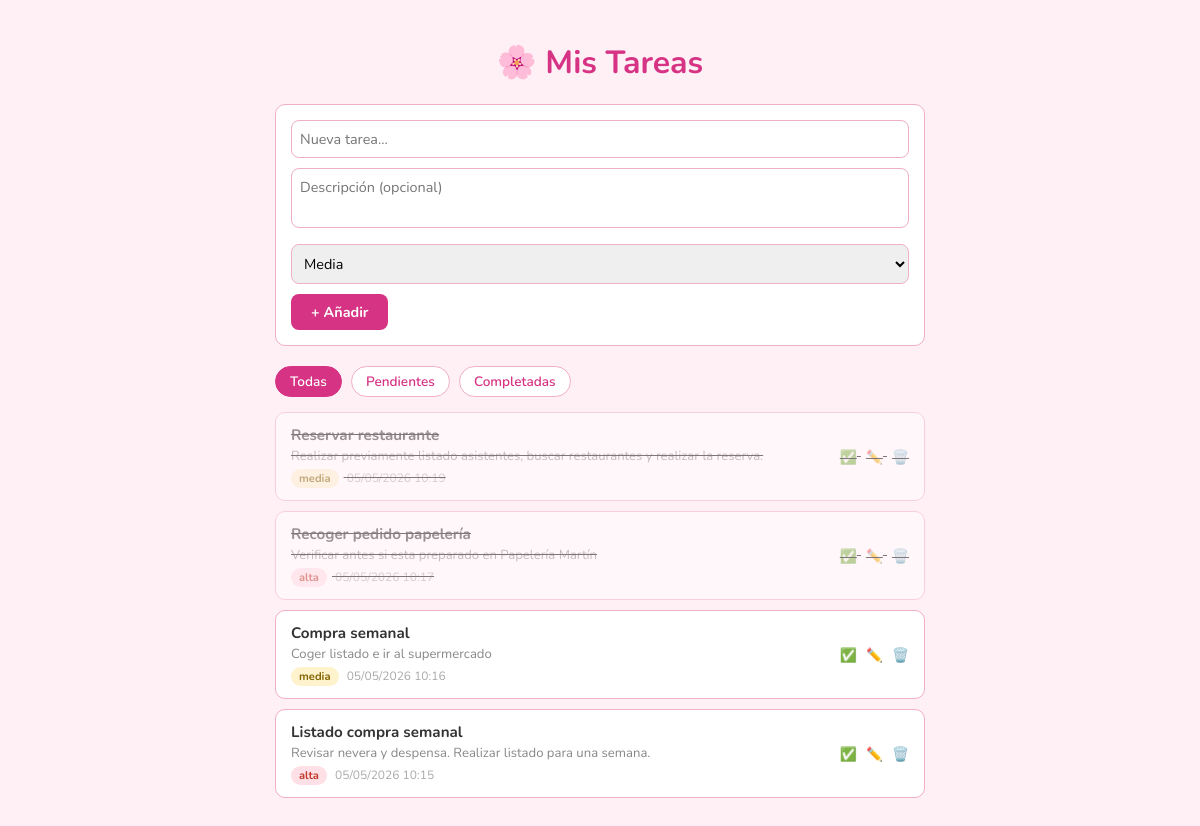
The page / on the database its author committed.
### tables this page shows
CREATE TABLE tareas (
            id INTEGER PRIMARY KEY AUTOINCREMENT,
            titulo TEXT NOT NULL,
            descripcion TEXT,
            prioridad TEXT DEFAULT 'media',
            completada INTEGER DEFAULT 0,
            fecha_creacion TEXT NOT NULL
        );

### app.py (the view)
@app.route("/")
def index():
    filtro = request.args.get("filtro", "todas")
    conn = get_db()
    if filtro == "pendientes":
        tareas = conn.execute("SELECT * FROM tareas WHERE completada = 0 ORDER BY fecha_creacion DESC").fetchall()
    elif filtro == "completadas":
        tareas = conn.execute("SELECT * FROM tareas WHERE completada = 1 ORDER BY fecha_creacion DESC").fetchall()
    else:
        tareas = conn.execute("SELECT * FROM tareas ORDER BY fecha_creacion DESC").fetchall()
    total = conn.execute("SELECT COUNT(*) FROM tareas").fetchone()[0]
    completadas = conn.execute("SELECT COUNT(*) FROM tareas WHERE completada = 1").fetchone()[0]
    conn.close()
    return render_template("index.html", tareas=tareas, filtro=filtro, total=total, completadas=completadas)

### app.py (called while the page is built)
def get_db():
    conn = sqlite3.connect(DB_PATH)
    conn.row_factory = sqlite3.Row
    return conn

### templates/index.html (shortened to what this page needs)
<!DOCTYPE html>
<html lang="es">
<head>
</head>
<body>
  <div class="contenedor">
    <h1>🌸 Mis Tareas</h1>
    <div class="form-nueva">
      <form action="/nueva" method="POST">
        <input type="text" name="titulo" placeholder="Nueva tarea..." required>
        <textarea name="descripcion" placeholder="Descripción (opcional)"></textarea>
        <select name="prioridad">
          <option value="media" selected>Media</option>
        </select>
        <button class="btn-añadir" type="submit">+ Añadir</button>
      </form>
    </div>
    <div class="filtros">
      <a href="/?filtro=todas"       class="{% if filtro == 'todas' %}activo{% endif %}">Todas</a>
      <a href="/?filtro=pendientes"  class="{% if filtro == 'pendientes' %}activo{% endif %}">Pendientes</a>
      <a href="/?filtro=completadas" class="{% if filtro == 'completadas' %}activo{% endif %}">Completadas</a>
    </div>
    {% if tareas %}
      {% for tarea in tareas %}
      <div class="tarea {% if tarea.completada %}completada{% endif %}">
        <div class="tarea-info">
          <div class="tarea-titulo">{{ tarea.titulo }}</div>
          {% if tarea.descripcion %}
          <div class="tarea-desc">{{ tarea.descripcion }}</div>
          {% endif %}
          <div class="tarea-meta">
            <span class="badge badge-{{ tarea.prioridad }}">{{ tarea.prioridad }}</span>
            {{ tarea.fecha_creacion }}
          </div>
        </div>
        <div class="acciones">
          <a href="/completar/{{ tarea.id }}">✅</a>
          <a href="/editar/{{ tarea.id }}">✏️</a>
          <a href="/eliminar/{{ tarea.id }}" onclick="return confirm('¿Eliminar esta tarea?')">🗑️</a>
        </div>
      </div>
      {% endfor %}
    {% else %}
      <p class="sin-tareas">No hay tareas aquí todavía.</p>
    {% endif %}
  </div>
</body>
</html>

### templates/index.html (style rules this page uses)
body { font-family: 'Nunito', sans-serif; background-color: #fff0f6; margin: 0; padding: 20px; }
h1 { text-align: center; color: #d63384; font-size: 2rem; margin-bottom: 20px; }
.contenedor { max-width: 650px; margin: 0 auto; }
.form-nueva { background-color: white; padding: 15px; border-radius: 10px; margin-bottom: 20px; border: 1px solid #f1afc6; }
.form-nueva input[type="text"], .form-nueva textarea, .form-nueva select { width: 100%; padding: 8px; margin-bottom: 10px; border: 1px solid #f1afc6; border-radius: 8px; font-family: 'Nunito', sans-serif; font-size: 0.9rem; box-sizing: border-box; }
.form-nueva textarea { height: 60px; resize: none; }
.btn-añadir { background-color: #d63384; color: white; border: none; padding: 8px 20px; border-radius: 8px; font-family: 'Nunito', sans-serif; font-size: 0.9rem; font-weight: 700; cursor: pointer; }
.filtros { margin-bottom: 15px; }
.filtros a { display: inline-block; padding: 5px 14px; margin-right: 5px; border-radius: 20px; text-decoration: none; font-size: 0.85rem; font-weight: 600; color: #d63384; border: 1px solid #f1afc6; background-color: white; }
.filtros a.activo { background-color: #d63384; color: white; border-color: #d63384; }
.tarea { background-color: white; border: 1px solid #f1afc6; border-radius: 10px; padding: 12px 15px; margin-bottom: 10px; display: flex; align-items: center; gap: 10px; }
.tarea.completada { opacity: 0.5; text-decoration: line-through; }
.tarea-info { flex: 1; }
.tarea-titulo { font-weight: 700; font-size: 0.95rem; color: #333; }
.tarea-desc { font-size: 0.82rem; color: #888; margin-top: 2px; }
.tarea-meta { font-size: 0.75rem; color: #aaa; margin-top: 4px; }
.badge { display: inline-block; padding: 2px 8px; border-radius: 10px; font-size: 0.7rem; font-weight: 700; margin-right: 5px; }
.badge-alta { background-color: #ffe0e6; color: #c0392b; }
.badge-media { background-color: #fff3cd; color: #856404; }
.acciones a { text-decoration: none; margin-left: 5px; font-size: 0.85rem; color: #888; }

### rows shown on the page
tareas: titulo "Reservar restaurante", descripcion "Realizar previamente listado asistentes, buscar restaurantes y realizar la reserva.", prioridad "media", fecha_creacion "05/05/2026 10:19"
tareas: titulo "Recoger pedido papelería", descripcion "Verificar antes si esta preparado en Papelería Martín", prioridad "alta", fecha_creacion "05/05/2026 10:17"
tareas: titulo "Compra semanal", descripcion "Coger listado e ir al supermercado", prioridad "media", fecha_creacion "05/05/2026 10:16"
tareas: titulo "Listado compra semanal", descripcion "Revisar nevera y despensa. Realizar listado para una semana.", prioridad "alta", fecha_creacion "05/05/2026 10:15"
